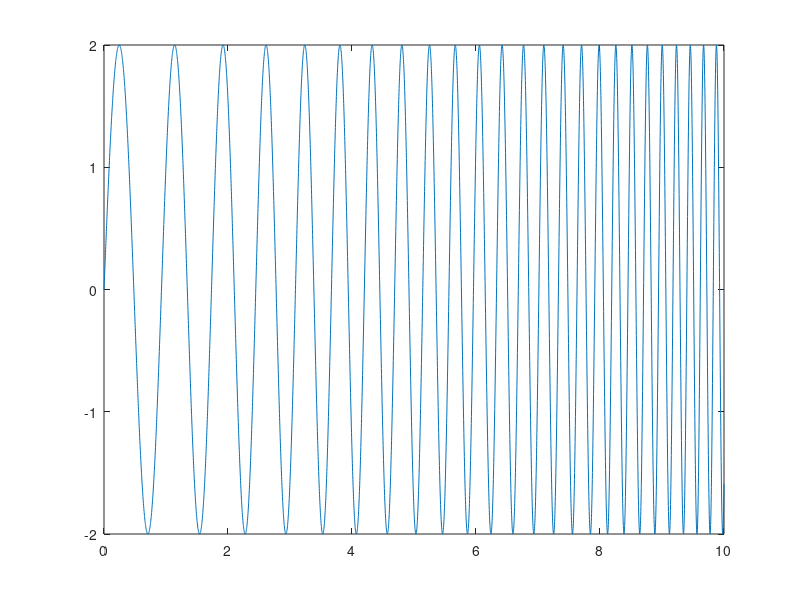

Write MATLAB code to recreate this figure.
% sine sweep

start_freq = 1;
end_freq = 5;
amplitude = 2;
duration = 10;

start_angular_freq = 2*pi*start_freq;
end_angular_freq = 2*pi*end_freq;

K = (start_angular_freq*duration)/log(end_angular_freq/start_angular_freq);
L = (duration)/log(end_angular_freq/start_angular_freq);

pos = [];
t = 0:0.002:10;
t = t';
for dt=0:0.002:10
    cmd = amplitude*sin(K*(exp((dt)/(L))-1));
    pos = [pos;cmd];
end

plot(t, pos);